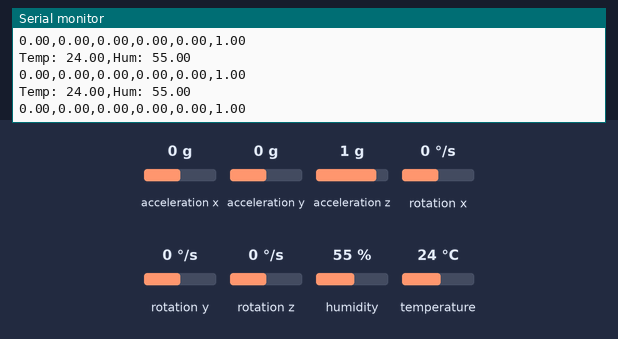
This sketch was run on a simulated Arduino Uno, built with avr-gcc and run on an emulated ATmega328P. Parts: the last lines printed to the serial monitor. The inputs (shaded band) are chosen by the test bench; at power-on: acceleration x 0 g, acceleration y 0 g, acceleration z 1 g, rotation x 0 °/s, rotation y 0 °/s, rotation z 0 °/s, humidity 55 %, temperature 24 °C.

Above: at 4.4 s.
4.5 s: acceleration x set to -1.4 g
At 5.88 s:
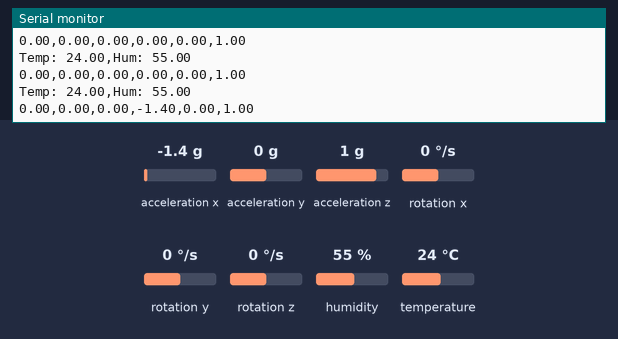
6.0 s: acceleration y set to -1.4 g
At 6.13 s:
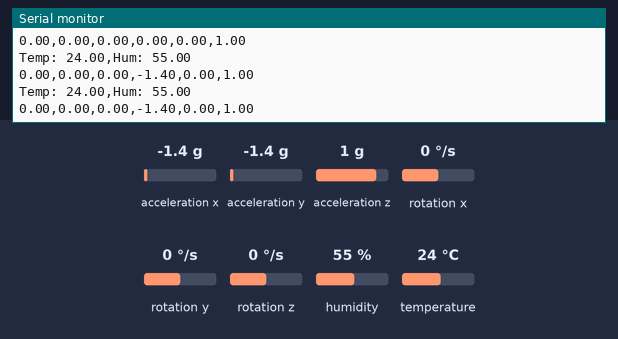
7.5 s: acceleration z set to -1.4 g
At 7.6 s:
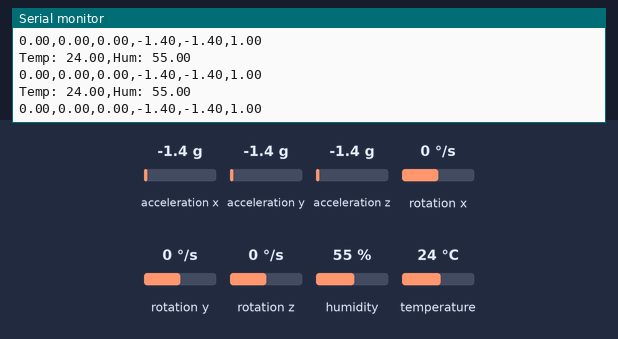
9.0 s: rotation x set to -192 °/s
At 9.07 s:
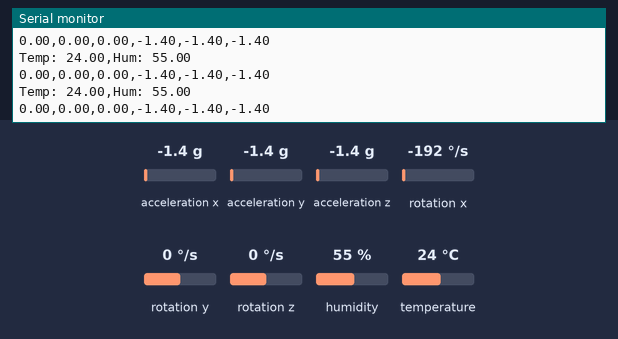
10.5 s: rotation y set to -192 °/s
At 10.54 s:
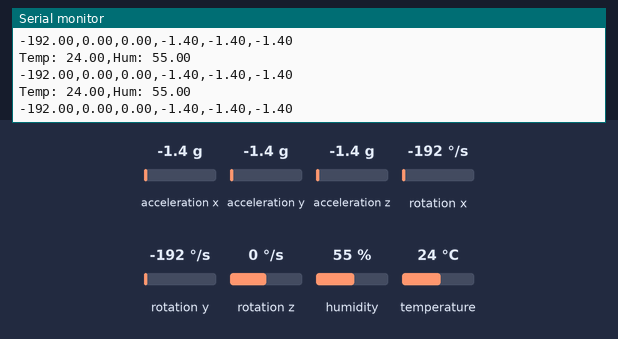

Measured:
- after the input at 4.5 s, the serial monitor: prints a new line after 1.2 s (image 1)

The sketch:

SHT_MPU_DEMO.ino
```cpp
/*
 * Worked on SCL = PB6 SDA = PB7
 */

#include <Wire.h>
#include "DFRobot_SHT20.h"
#include <MPU6050_tockn.h>

MPU6050 mpu6050(Wire);
float gx = 0;
float gy = 0;
float gz = 0;
float ax = 0;
float ay = 0;
float az = 0;
long timer = 0;

DFRobot_SHT20 sht20;
float t = 0;
float h = 0;


void setup() {
  // put your setup code here, to run once:

    Serial.begin(9600);

    Wire.begin();
    mpu6050.begin();
    mpu6050.calcGyroOffsets(true);

    sht20.initSHT20();
    delay(200);
    sht20.checkSHT20();
}

void loop() {
  // put your main code here, to run repeatedly:
  updateSHT();
  updateIMU();
  Serial.print("Temp: ");
  Serial.print(getTemp());
  Serial.print(",");
  Serial.print("Hum: ");
  Serial.print(getHum());
  Serial.println();
  Serial.print(getGx());
  Serial.print(",");
  Serial.print(getGy());
  Serial.print(",");
  Serial.print(getGz());
  Serial.print(",");
  Serial.print(getAx());
  Serial.print(",");
  Serial.print(getAy());
  Serial.print(",");
  Serial.print(getAz());
  Serial.println();

  delay(200);
}

float getTemp()
{
  return t;
}
float getHum()
{
  return h;
}

void updateSHT()
{
  t = sht20.readTemperature();
  h = sht20.readHumidity();
}

void updateIMU()
{
    static float mpu_arr[6];

    mpu6050.update();

    if(millis() - timer > 1000){


        ax = mpu6050.getAccX();
        ay = mpu6050.getAccY();
        az = mpu6050.getAccZ();
        gx = mpu6050.getGyroX();
        gy = mpu6050.getGyroY();
        gz = mpu6050.getGyroZ();

        timer = millis();
    }


}
  float getGx(){ return gx;}
  float getGy(){ return gy;}
  float getGz(){ return gz;}
  float getAx(){ return ax;}
  float getAy(){ return ay;}
  float getAz(){ return az;}
```
